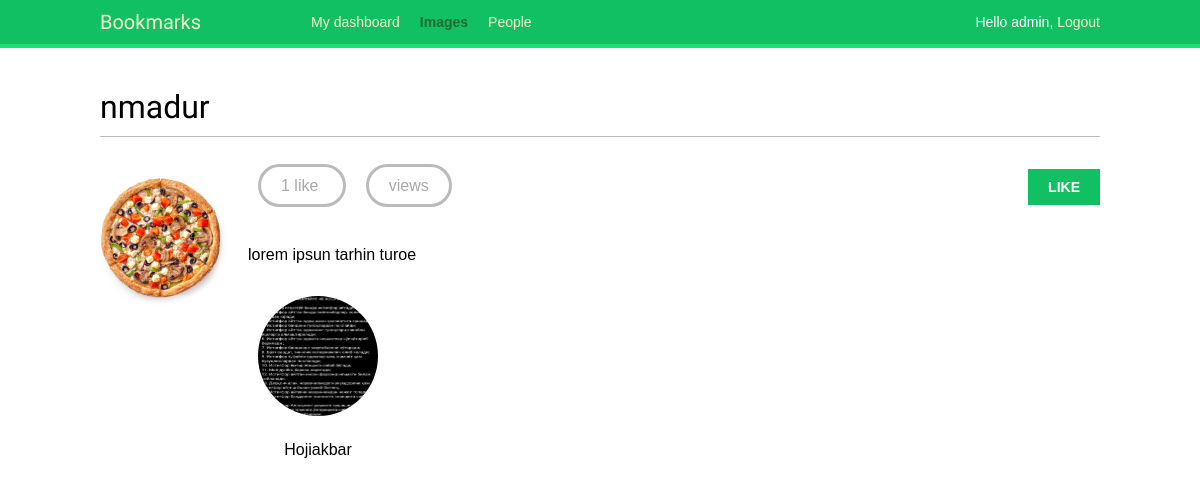
The app's page /images/detail/1/sar/ (signed in) with its own data.
### images/models.py (models this page shows, shortened)
class Image(models.Model):
    user = models.ForeignKey(settings.AUTH_USER_MODEL,
                             related_name='images_created',
                             on_delete=models.CASCADE)
    title = models.CharField(max_length=200)
    slug = models.SlugField(max_length=200,
                            blank=True)
    url = models.URLField(max_length=2000)
    image = models.ImageField(upload_to='images/%Y/%m/%d/')
    description = models.TextField(blank=True)
    created = models.DateField(auto_now_add=True)
    users_like = models.ManyToManyField(settings.AUTH_USER_MODEL,
                                        related_name='images_liked',
                                        blank=True)
    total_likes = models.PositiveIntegerField(default=0)
    class Meta:
        indexes = [
            models.Index(fields=['-created']),
            models.Index(fields=['-total_likes']),
        ]
        ordering = ['-created']

### account/models.py (models this page shows, shortened)
class Profile(models.Model):
    user = models.OneToOneField(settings.AUTH_USER_MODEL,
                                on_delete=models.CASCADE)
    date_of_birth = models.DateField(blank=True, null=True)
    photo = models.ImageField(upload_to='users/%Y/%m/%d/',
                              blank=True)

### images/views.py (the view)
def image_detail(request, id, slug):
    image = get_object_or_404(Image, id=id, slug=slug)
    total_views = r.incr(f'image:{image.id}:views')
    r.zincrby('image_ranking', 1, image.id)
    return render(request,
                  'images/image/detail.html',
                  {'section': 'images',
                   'image': image,
                   'total_views': total_views})

### images/templates/images/image/detail.html (shortened to what this page needs)
{% extends "base.html" %}
{% block content %}
  <h1>{{ image.title }}</h1>
  {% load thumbnail %}
  <a href="{{ image.image.url }}">
    <img src="{% thumbnail image.image 300x0 %}" class="image-detail">
  </a>
  {% with total_likes=image.users_like.count users_like=image.users_like.all %}
    <div class="image-info">
      <div>
        <span class="count">
          <span class="total">{{ total_likes }}</span>
          like{{ total_likes|pluralize }}
        </span>
        <span class="count">
          {{ total_views }} view{{ total_views|pluralize }}
        </span>
        <a href="#" data-id="{{ image.id }}" data-action="{% if request.user in users_like %}un{% endif %}like"
    class="like button">
          {% if request.user not in users_like %}
            Like
          {% else %}
            Unlike
          {% endif %}
        </a>
      </div>
      {{ image.description|linebreaks }}
    </div>
    <div class="image-likes">
      {% for user in users_like %}
        <div>
          {% if user.profile.photo %}
            <img src="{{ user.profile.photo.url }}">
          {% endif %}
          <p>{{ user.first_name }}</p>
        </div>
      {% empty %}
        Nobody likes this image yet.
      {% endfor %}
    </div>
  {% endwith %}
{% endblock %}

### account/templates/base.html (shortened to what this page needs)
{% load static %}
<!DOCTYPE html>
<html>
<head>
  <link href="{% static "css/base.css" %}" rel="stylesheet">
</head>
<body>
  <div id="header">
    <span class="logo">Bookmarks</span>
    {% if request.user.is_authenticated %}
      <ul class="menu">
        <li {% if section == "dashboard" %}class="selected"{% endif %}>
          <a href="{% url "dashboard" %}">My dashboard</a>
        </li>
        <li {% if section == "images" %}class="selected"{% endif %}>
          <a href="{% url "images:list" %}">Images</a>
        </li>
        <li {% if section == "people" %}class="selected"{% endif %}>
          <a href="{% url "user_list" %}">People</a>
        </li>
      </ul>
    {% endif %}
    <span class="user">
      {% if request.user.is_authenticated %}
        Hello {{ request.user.first_name|default:request.user.username }},
        <a href="{% url "logout" %}">Logout</a>
      {% else %}
        <a href="{% url "login" %}">Log-in</a>
      {% endif %}
    </span>
  </div>
  <div id="content">
    {% block content %}
    {% endblock %}
  </div>
</body>
</html>

### account/static/css/base.css (style rules this page uses)
body { margin:0; padding:0; font-family:helvetica, sans-serif; }
p { line-height: 1.8; }
a { color:#12c064; text-decoration:none; }
h1, h2, h3, h4, h5 , h6 { font-family: 'Muli', sans-serif; font-weight:normal; }
h1 { border-bottom:1px solid #bbb; padding:0 0 10px 0; margin:10px 0 20px 0; }
#header { padding:10px 100px; font-size:14px; background:#12c064; color:#fff; border-bottom:4px solid #1cdf78; overflow:auto; }
#header .logo { font-family: 'Muli', sans-serif; float:left; color:#f3f7cc; font-size:20px; margin-right:10%; }
#header ul.menu { list-style:none; float:left; margin:0; padding:0; }
#header ul.menu li { float:left; padding:4px 10px; }
#header ul.menu li.selected a, #header ul.menu li.selected a:hover { color:#1b6d32; font-weight:bold; }
#header a { color:#f3f7cc; }
#header .user { float:right; padding-top:4px; }
#content { padding:30px 100px; }
input[type=submit], a.button { font-weight:bold; background:#12c064; color:#fff; padding:10px 20px; font-size:14px; text-transform:uppercase; }
.image-preview, .image-detail { max-width:300px; float:left; margin:0 20px 20px 0; }
.image-detail { margin-top:20px; }
.image-info div { padding:20px 0; overflow:auto; }
.count { color:#aaa; border:3px solid #bbb; border-radius:26px; padding:10px 20px; margin:20px 10px 0; }
a.like, a.follow { float:right; margin-top:-8px; }
.image-likes div { float:left; width:auto; padding:10px; text-align:center; }
.image-likes img { width:120px; height:120px; border-radius:50%; }

### records on screen
Image: title "nmadur", image (picture), description "lorem ipsun tarhin turoe"

### other values on screen
{{ request.user.first_name|default:request.user.username }} "admin"
{{ total_likes }} "1"
{{ user.first_name }} "Hojiakbar"
